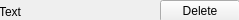
<?xml version="1.0" encoding="UTF-8"?>
<ui version="4.0">
 <class>Frame</class>
 <widget class="QFrame" name="Frame">
  <property name="geometry">
   <rect>
    <x>0</x>
    <y>0</y>
    <width>239</width>
    <height>20</height>
   </rect>
  </property>
  <property name="windowTitle">
   <string>Frame</string>
  </property>
  <widget class="QWidget" name="horizontalLayoutWidget">
   <property name="geometry">
    <rect>
     <x>-1</x>
     <y>-1</y>
     <width>241</width>
     <height>25</height>
    </rect>
   </property>
   <layout class="QHBoxLayout" name="horizontalLayout">
    <item>
     <widget class="QLabel" name="headerLabel">
      <property name="sizePolicy">
       <sizepolicy hsizetype="Expanding" vsizetype="Preferred">
        <horstretch>0</horstretch>
        <verstretch>0</verstretch>
       </sizepolicy>
      </property>
      <property name="text">
       <string>Text</string>
      </property>
     </widget>
    </item>
    <item>
     <widget class="QPushButton" name="deleteButton">
      <property name="sizePolicy">
       <sizepolicy hsizetype="Fixed" vsizetype="Fixed">
        <horstretch>0</horstretch>
        <verstretch>0</verstretch>
       </sizepolicy>
      </property>
      <property name="text">
       <string>Delete</string>
      </property>
     </widget>
    </item>
   </layout>
  </widget>
 </widget>
 <resources/>
 <connections/>
</ui>
